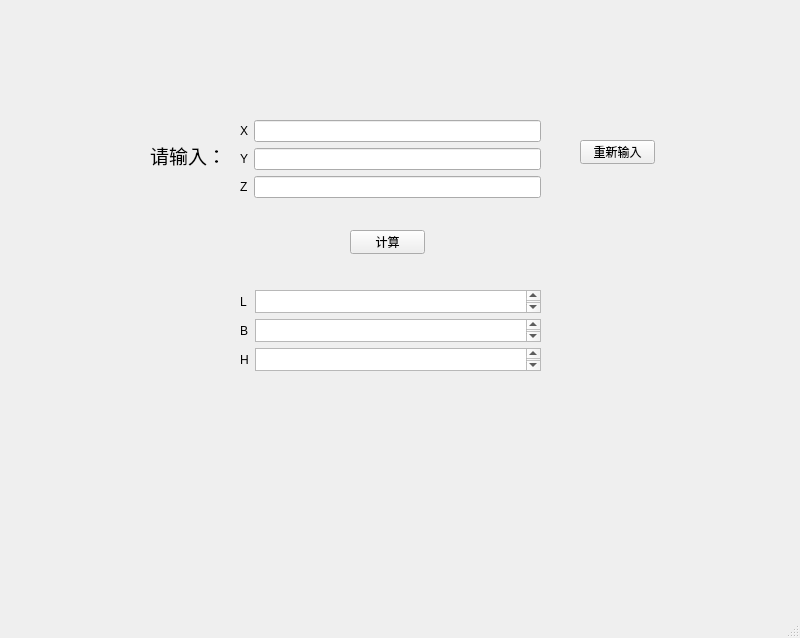
<?xml version="1.0" encoding="UTF-8"?>
<ui version="4.0">
 <class>XYZ2LBH</class>
 <widget class="QMainWindow" name="XYZ2LBH">
  <property name="geometry">
   <rect>
    <x>0</x>
    <y>0</y>
    <width>800</width>
    <height>638</height>
   </rect>
  </property>
  <property name="windowTitle">
   <string>MainWindow</string>
  </property>
  <widget class="QWidget" name="centralwidget">
   <widget class="QWidget" name="formLayoutWidget">
    <property name="geometry">
     <rect>
      <x>240</x>
      <y>120</y>
      <width>301</width>
      <height>81</height>
     </rect>
    </property>
    <layout class="QFormLayout" name="formLayout">
     <item row="0" column="0">
      <widget class="QLabel" name="label">
       <property name="text">
        <string>X</string>
       </property>
      </widget>
     </item>
     <item row="0" column="1">
      <widget class="QLineEdit" name="X"/>
     </item>
     <item row="1" column="0">
      <widget class="QLabel" name="label_2">
       <property name="text">
        <string>Y</string>
       </property>
      </widget>
     </item>
     <item row="1" column="1">
      <widget class="QLineEdit" name="Y"/>
     </item>
     <item row="2" column="0">
      <widget class="QLabel" name="label_3">
       <property name="text">
        <string>Z</string>
       </property>
      </widget>
     </item>
     <item row="2" column="1">
      <widget class="QLineEdit" name="Z"/>
     </item>
    </layout>
   </widget>
   <widget class="QPushButton" name="pushButton">
    <property name="geometry">
     <rect>
      <x>350</x>
      <y>230</y>
      <width>75</width>
      <height>24</height>
     </rect>
    </property>
    <property name="text">
     <string>计算</string>
    </property>
   </widget>
   <widget class="QWidget" name="formLayoutWidget_3">
    <property name="geometry">
     <rect>
      <x>240</x>
      <y>290</y>
      <width>301</width>
      <height>81</height>
     </rect>
    </property>
    <layout class="QFormLayout" name="formLayout_3">
     <item row="0" column="0">
      <widget class="QLabel" name="label_7">
       <property name="text">
        <string>L</string>
       </property>
      </widget>
     </item>
     <item row="1" column="0">
      <widget class="QLabel" name="label_8">
       <property name="text">
        <string>B</string>
       </property>
      </widget>
     </item>
     <item row="2" column="0">
      <widget class="QLabel" name="label_9">
       <property name="text">
        <string>H</string>
       </property>
      </widget>
     </item>
     <item row="0" column="1">
      <widget class="QTextBrowser" name="L"/>
     </item>
     <item row="1" column="1">
      <widget class="QTextBrowser" name="B"/>
     </item>
     <item row="2" column="1">
      <widget class="QTextBrowser" name="H"/>
     </item>
    </layout>
   </widget>
   <widget class="QLabel" name="label_4">
    <property name="geometry">
     <rect>
      <x>150</x>
      <y>140</y>
      <width>81</width>
      <height>31</height>
     </rect>
    </property>
    <property name="font">
     <font>
      <family>楷体</family>
      <pointsize>14</pointsize>
     </font>
    </property>
    <property name="text">
     <string>请输入：</string>
    </property>
   </widget>
   <widget class="QPushButton" name="pushButton_2">
    <property name="geometry">
     <rect>
      <x>580</x>
      <y>140</y>
      <width>75</width>
      <height>24</height>
     </rect>
    </property>
    <property name="text">
     <string>重新输入</string>
    </property>
   </widget>
  </widget>
  <widget class="QMenuBar" name="menubar">
   <property name="geometry">
    <rect>
     <x>0</x>
     <y>0</y>
     <width>800</width>
     <height>22</height>
    </rect>
   </property>
  </widget>
  <widget class="QStatusBar" name="statusbar"/>
 </widget>
 <resources/>
 <connections/>
</ui>
